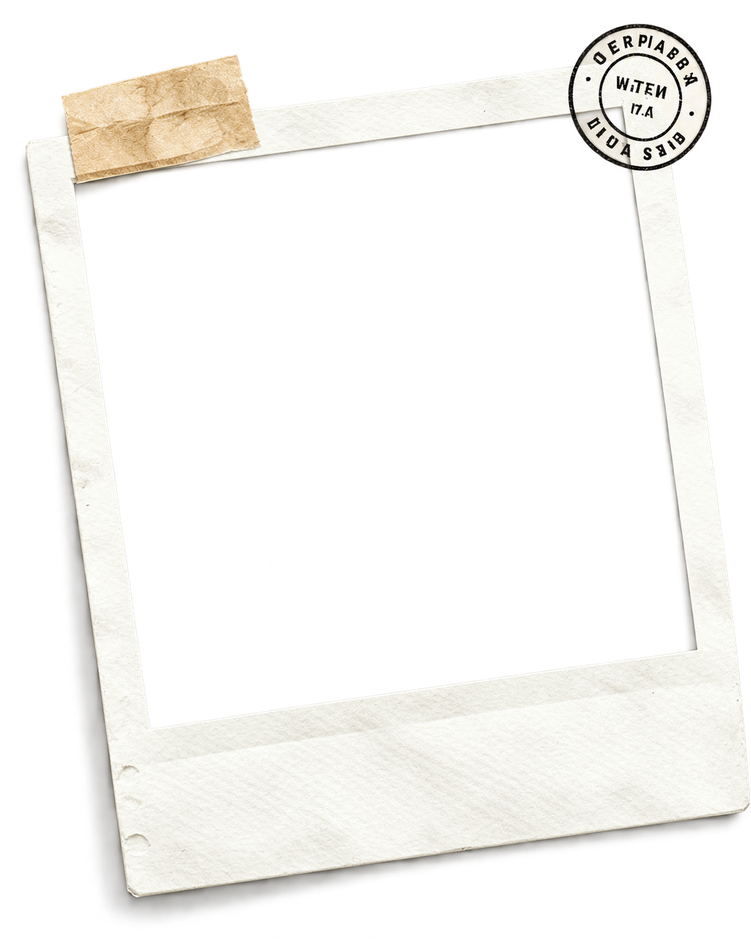
#> input picture frontend/src/PNG/frame_01.png, 751 x 939 px, shrunk from 1122 x 1402 before the run
$ python -i build_frame_configs.py   (imports and definitions only)
#> lines starting #> are read from the running program, lines starting #| are printed output that depends on the picture; after the words box and inside, x2 and y2 are one past the last pixel; in counts of white or black regions, pixels touching at a corner belong together
from __future__ import annotations

import json
from collections import deque
from pathlib import Path

import cv2
import numpy as np
from PIL import Image

ROOT = Path(__file__).resolve().parents[1]
PNG_DIR = ROOT / "src" / "PNG"
OUT = ROOT / "src" / "components" / "community" / "frameConfigs.json"

STRAIGHTEN = 0.82
INSET = 0.012
IMAGE_PAD = 0.03


def hole_mask(path: Path) -> tuple[np.ndarray, int, int]:
#> called with path = '../src/PNG/frame_01.png'
    arr = np.array(Image.open(path).convert("RGBA"))
#> arr is the input picture: shape (939, 751, 4); mean R, G, B, A 75.7, 74.6, 71.3, 74
    h, w, _ = arr.shape
#> h = 939; w = 751
    alpha = arr[:, :, 3]
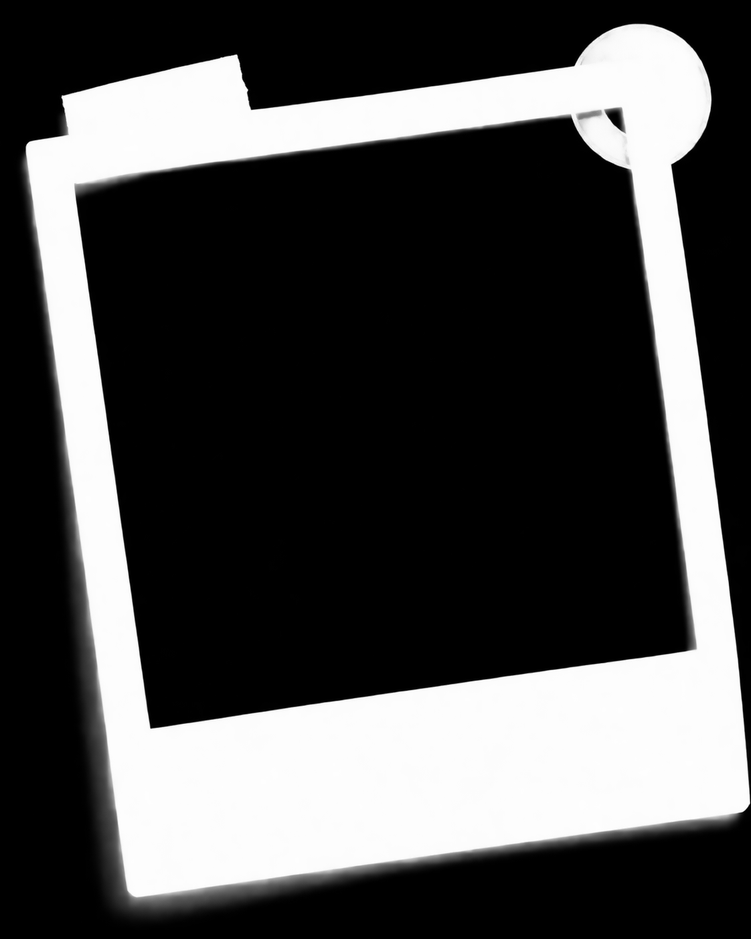
#> alpha: shape (939, 751); min 0, max 255, mean 74
    transparent = alpha < 20
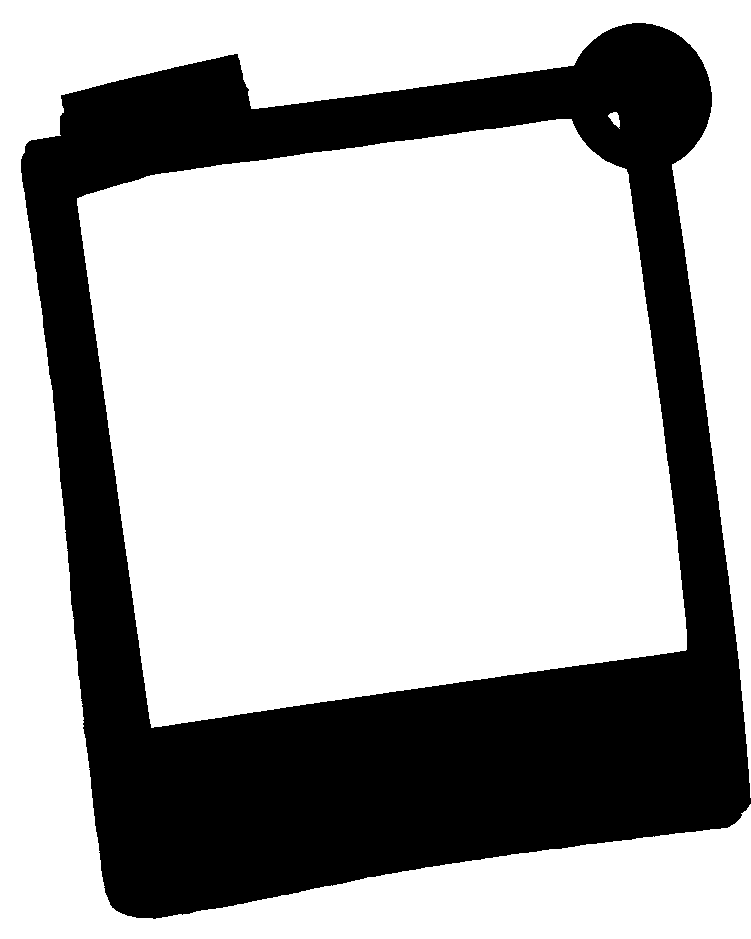
#> transparent: shape (939, 751) bool; 68% white; 1 black region, box (x1, y1, x2, y2) and area: (21, 23, 751, 919) 225374
    outside = np.zeros(transparent.shape, bool)
    q: deque[tuple[int, int]] = deque()

    for x in range(w):
        for y in (0, h - 1):
            if transparent[y, x] and not outside[y, x]:
                q.append((x, y))
                outside[y, x] = True
#> outside: shape (939, 751) bool; 0.21% white in thin lines or dots
    for y in range(h):
        for x in (0, w - 1):
            if transparent[y, x] and not outside[y, x]:
                q.append((x, y))
                outside[y, x] = True
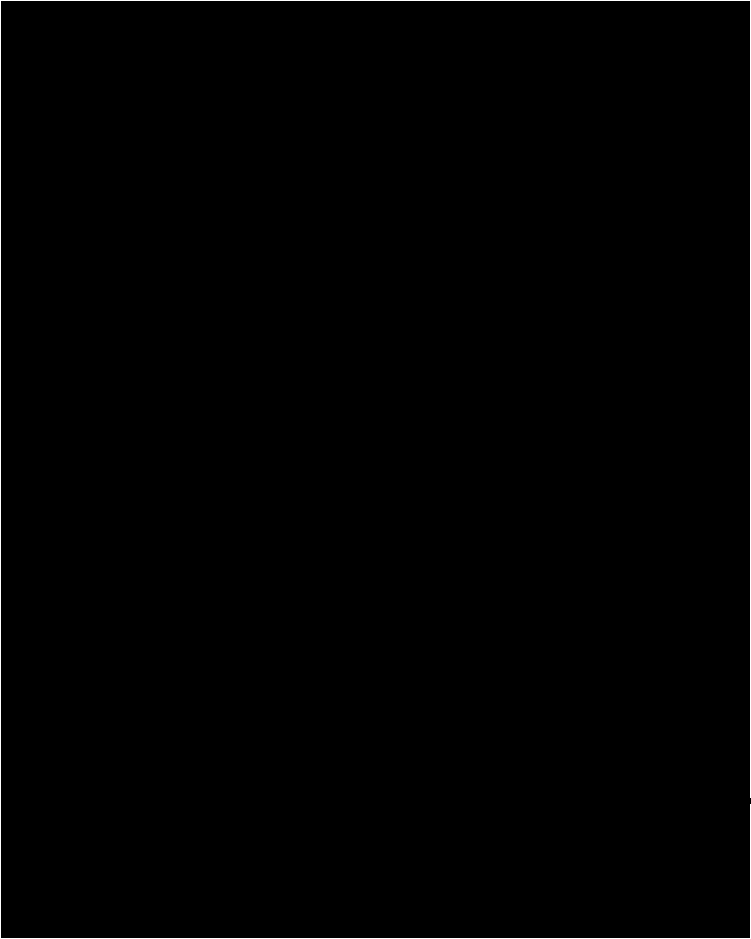
#> outside: shape (939, 751) bool; 0.48% white in thin lines or dots

    while q:
        x, y = q.popleft()
        for dx, dy in ((1, 0), (-1, 0), (0, 1), (0, -1)):
            nx, ny = x + dx, y + dy
            if 0 <= nx < w and 0 <= ny < h and transparent[ny, nx] and not outside[ny, nx]:
                outside[ny, nx] = True
                q.append((nx, ny))
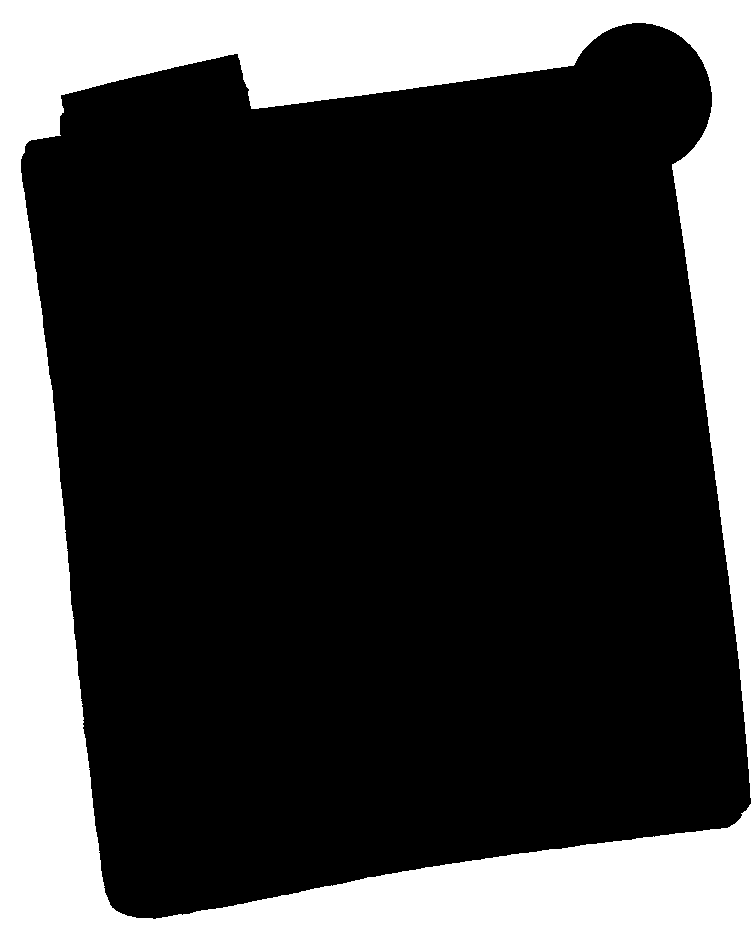
#> outside: shape (939, 751) bool; 25.9% white; 1 white region, box (x1, y1, x2, y2) and area: (0, 0, 751, 939) 182974

    hole = transparent & ~outside
#> hole: shape (939, 751) bool; 42.1% white; 2 white regions, box (x1, y1, x2, y2) and area: (77, 119, 687, 728) 296725, (608, 112, 620, 129) 116

    labeled = cv2.connectedComponents(hole.astype(np.uint8))[1]
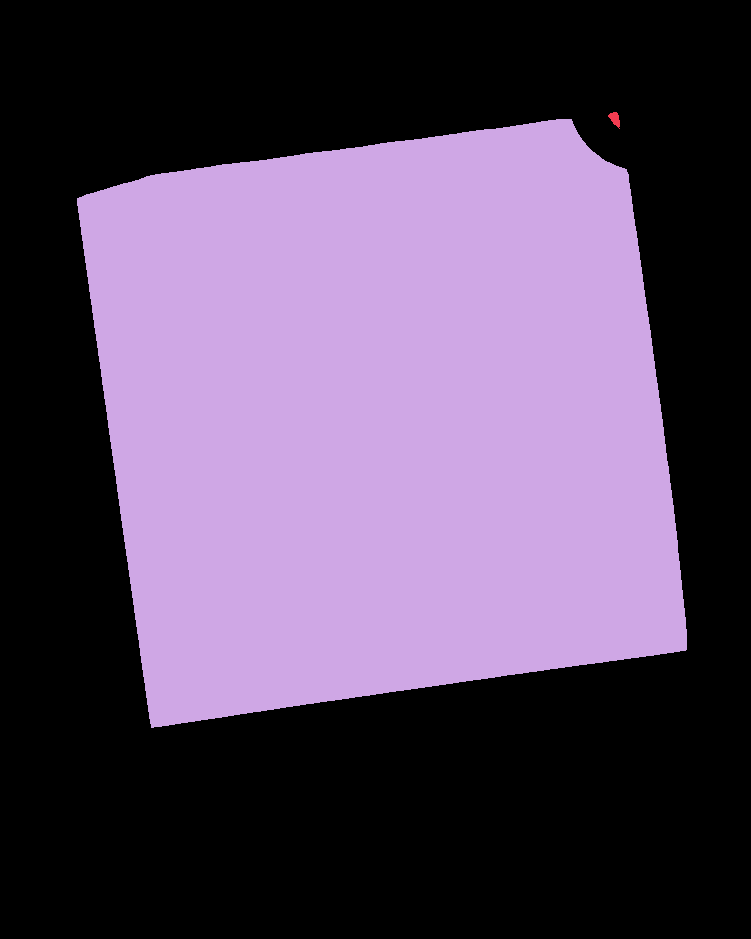
#> labeled: shape (939, 751) int32; 3 distinct labels, from 0 to 2; one colour per label, 0 black
    if labeled.max() > 0:
        sizes = np.bincount(labeled.ravel())
#> sizes = [408348, 116, 296725]
        sizes[0] = 0
        hole = labeled == int(sizes.argmax())
#> hole: shape (939, 751) bool; 42.1% white; 1 white region, box (x1, y1, x2, y2) and area: (77, 119, 687, 728) 296725

    return hole.astype(np.uint8), w, h


def order_corners(points: np.ndarray) -> np.ndarray:
    center = points.mean(axis=0)
    angles = np.arctan2(points[:, 1] - center[1], points[:, 0] - center[0])
    return points[np.argsort(angles)]


def inset_polygon(points: np.ndarray, ratio: float) -> np.ndarray:
    center = points.mean(axis=0)
    return center + (points - center) * (1 - ratio)


def quad_from_contour(contour: np.ndarray) -> np.ndarray:
    for eps_ratio in (0.002, 0.004, 0.006, 0.01, 0.015, 0.02, 0.03):
        epsilon = eps_ratio * cv2.arcLength(contour, True)
        approx = cv2.approxPolyDP(contour, epsilon, True)
        if len(approx) == 4:
            return approx.reshape(4, 2).astype(np.float32)

    rect = cv2.minAreaRect(contour)
    return cv2.boxPoints(rect).astype(np.float32)


def measure(path: Path) -> dict | None:
    hole_u8, w, h = hole_mask(path)
#> w = 751; h = 939
    if hole_u8.sum() < 10000:
        return None

    kernel = cv2.getStructuringElement(cv2.MORPH_RECT, (11, 11))
    closed = cv2.morphologyEx(hole_u8 * 255, cv2.MORPH_CLOSE, kernel)
    eroded = cv2.erode(closed, kernel, iterations=1)
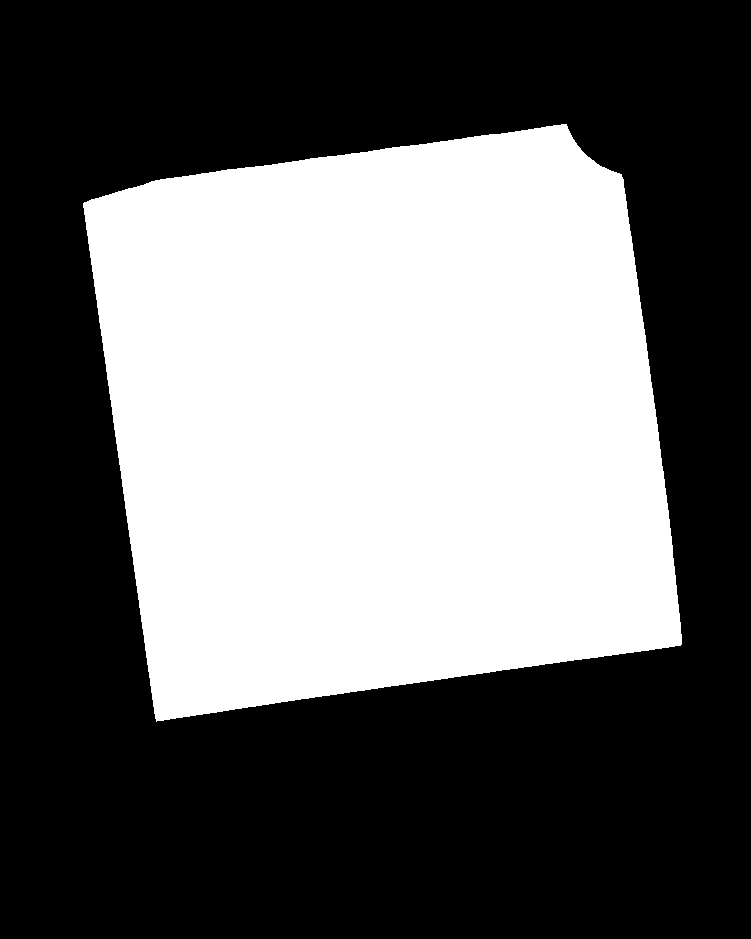
#> eroded: shape (939, 751); 40.4% white; 1 white region

    contours, _ = cv2.findContours(eroded, cv2.RETR_EXTERNAL, cv2.CHAIN_APPROX_SIMPLE)
#> contours = 1 contour; box (x1, y1, x2, y2) and area: (83, 124, 682, 722) 283612
    if not contours:
        return None

    contour = max(contours, key=cv2.contourArea)
#> contour = contour of 622 points, box (x1, y1, x2, y2) (83, 124, 682, 722), area 283612
    box = quad_from_contour(contour)
#> the loop in quad_from_contour, `for eps_ratio in (0.002, 0.004, 0.006, 0.01, 0.015, 0.02, 0.03):` made 6 passes
#> epsilon on passes 1 to 5: 4.4, 8.79, 13.19, 21.98, 32.97
#> (epsilon, approx) on pass 6: (43.96, [[566, 124], [83, 203], [156, 721], [681, 644]])
#> box = [[566, 124], [83, 203], [156, 721], [681, 644]]
    box = order_corners(box)
#> in order_corners, `center = points.mean(axis=0)`: center = [371.5, 423]
#> in order_corners, `angles = np.arctan2(points[:, 1] - center[1], points[:, 0] - center[0])`: angles = [-0.994, -2.49, 2.2, 0.62]
#> box = [[83, 203], [566, 124], [681, 644], [156, 721]]
    box = inset_polygon(box, INSET)
#> in inset_polygon, `center = points.mean(axis=0)`: center = [371.5, 423]
#> box = [[86.46, 205.6], [563.7, 127.6], [677.3, 641.3], [158.6, 717.4]]
    box[:, 0] = np.clip(box[:, 0], 0, w)
    box[:, 1] = np.clip(box[:, 1], 0, h)

    xs = box[:, 0]
#> xs = [86.46, 563.7, 677.3, 158.6]
    ys = box[:, 1]
#> ys = [205.6, 127.6, 641.3, 717.4]
    pad_x = (xs.max() - xs.min()) * IMAGE_PAD
#> pad_x = 17.72
    pad_y = (ys.max() - ys.min()) * IMAGE_PAD
#> pad_y = 17.7
    img_x = max(0.0, float(xs.min() - pad_x))
#> img_x = 68.74
    img_y = max(0.0, float(ys.min() - pad_y))
#> img_y = 109.9
    img_w = min(float(w) - img_x, float(xs.max() - xs.min() + pad_x * 2))
#> img_w = 626.3
    img_h = min(float(h) - img_y, float(ys.max() - ys.min() + pad_y * 2))
#> img_h = 625.2

    _, _, rect_angle = cv2.minAreaRect(contour)
#> rect_angle = -8.02
#> (the run stopped early here; a loop or call above may not have finished)
